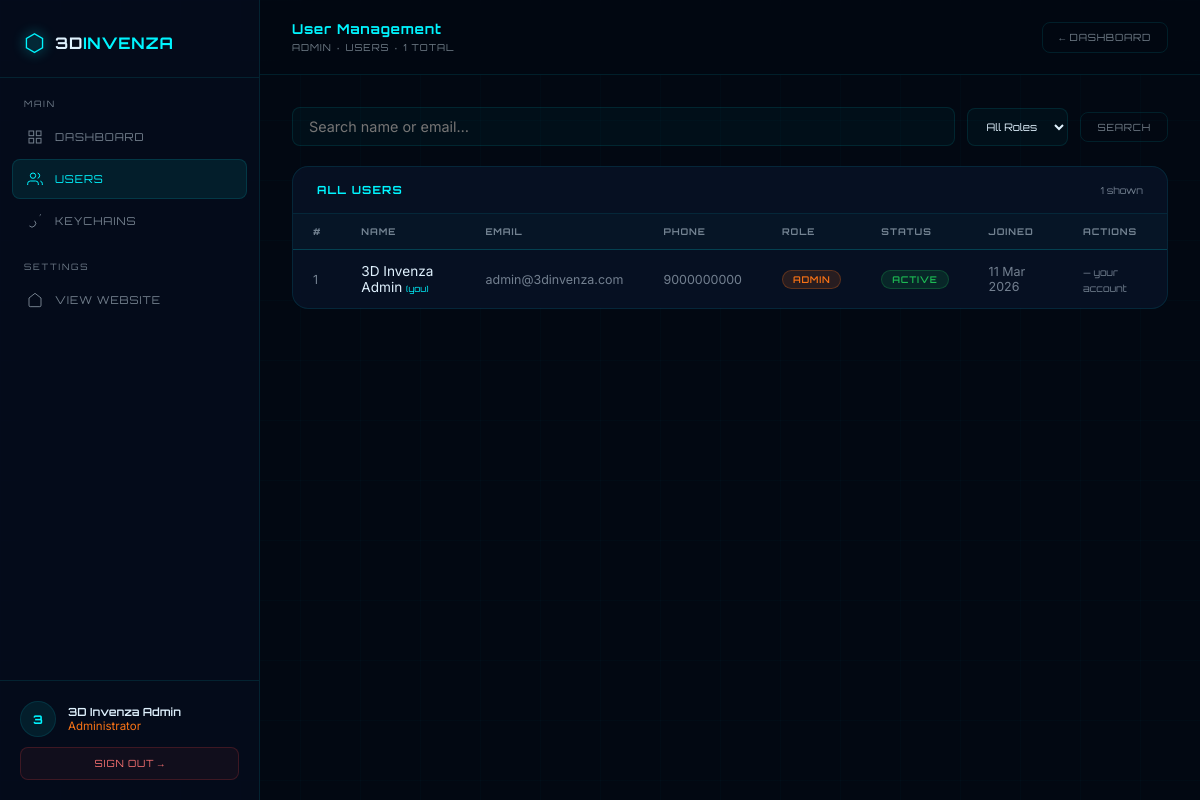
The page /admin/users.php (signed in) on the database its author committed.
### tables this page shows
CREATE TABLE IF NOT EXISTS users (
  id          INT AUTO_INCREMENT PRIMARY KEY,
  name        VARCHAR(120) NOT NULL,
  email       VARCHAR(150) NOT NULL UNIQUE,
  phone       VARCHAR(20)  DEFAULT NULL,
  password    VARCHAR(255) NOT NULL,
  role        ENUM('user','admin') NOT NULL DEFAULT 'user',
  status      ENUM('active','suspended')    NOT NULL DEFAULT 'active',
  last_login  DATETIME     DEFAULT NULL,
  created_at  TIMESTAMP    DEFAULT CURRENT_TIMESTAMP,
  updated_at  TIMESTAMP    DEFAULT CURRENT_TIMESTAMP ON UPDATE CURRENT_TIMESTAMP
);

### admin/config.php (called while the page is built, shortened)
<?php
function current_admin_name() { return htmlspecialchars($_SESSION['user_name'] ?? 'Admin'); }
?>

### admin/users.php (the view, shortened to what this page needs)
<?php
include '../admin/config.php';
include '../auth/config/db.php';
$q    = trim($_GET['q']    ?? '');
$sql  = "SELECT * FROM users WHERE 1=1";
$sql .= " ORDER BY created_at DESC";
$users = $conn->query($sql);
$total = $conn->query("SELECT COUNT(*) AS c FROM users")->fetch_assoc()['c'];
$sc = ['active'=>'#1db954','suspended'=>'#ef4444'];
$rc = ['admin'=>'#f97316','user'=>'#00f5ff'];
?>
<!DOCTYPE html>
<html lang="en">
<head>
</head>
<body>
<aside class="sidebar">
  <div class="sb-logo"><span class="sb-logo-icon">⬡</span><span class="sb-logo-text">3D<span>INVENZA</span></span></div>
  <div class="sb-label">Main</div>
  <nav class="sb-nav">
    <a href="index.php" class="sb-link"><svg viewBox="0 0 24 24" fill="none" stroke-width="1.5"><rect x="3" y="3" width="7" height="7"/><rect x="14" y="3" width="7" height="7"/><rect x="3" y="14" width="7" height="7"/><rect x="14" y="14" width="7" height="7"/></svg>Dashboard</a>
    <a href="users.php" class="sb-link active"><svg viewBox="0 0 24 24" fill="none" stroke-width="1.5"><path d="M17 21v-2a4 4 0 00-4-4H5a4 4 0 00-4 4v2"/><circle cx="9" cy="7" r="4"/><path d="M23 21v-2a4 4 0 00-3-3.87"/><path d="M16 3.13a4 4 0 010 7.75"/></svg>Users</a>
    <a href="../keychain-system/admin.php" class="sb-link"><svg viewBox="0 0 24 24" fill="none" stroke-width="1.5"><path d="M21 2l-2 2m-7.61 7.61a5.5 5.5 0 11-7.778 7.778"/></svg>Keychains</a>
  </nav>
  <div class="sb-label">Settings</div>
  <nav class="sb-nav">
    <a href="../index.html" class="sb-link"><svg viewBox="0 0 24 24" fill="none" stroke-width="1.5"><path d="M3 9l9-7 9 7v11a2 2 0 01-2 2H5a2 2 0 01-2-2z"/></svg>View Website</a>
  </nav>
  <div class="sb-footer">
    <div class="sb-user">
      <div class="sb-avatar"><?= strtoupper(substr($_SESSION['user_name'],0,1)) ?></div>
      <div><div class="sb-uname"><?= current_admin_name() ?></div><div class="sb-urole">Administrator</div></div>
    </div>
    <a href="../auth/logout.php" class="sb-logout">Sign Out →</a>
  </div>
</aside>
<main class="main">
  <div class="topbar">
    <div><div class="topbar-title">User Management</div><div class="topbar-bc">Admin · Users · <?= $total ?> total</div></div>
    <a href="index.php" class="btn-sm">← Dashboard</a>
  </div>
  <div class="content">
    <form method="GET" class="filter-bar">
      <input class="search-input" type="text" name="q" value="<?= htmlspecialchars($q) ?>" placeholder="Search name or email…" />
      <select class="filter-select" name="role_f" onchange="this.form.submit()">
        <option value="">All Roles</option>
      </select>
      <button class="btn-sm" type="submit">Search</button>
    </form>
    <div class="table-card">
      <div class="tc-header">
        <div class="tc-title">All Users</div>
        <span style="font-family:var(--font-d);font-size:0.6rem;color:var(--muted)"><?= $users->num_rows ?? 0 ?> shown</span>
      </div>
      <div class="overflow-x">
        <table>
          <thead><tr><th>#</th><th>Name</th><th>Email</th><th>Phone</th><th>Role</th><th>Status</th><th>Joined</th><th>Actions</th></tr></thead>
          <tbody>
            <?php if ($users && $users->num_rows > 0): ?>
              <?php while($u = $users->fetch_assoc()): $s=$sc[$u['status']]??'#999'; $rr=$rc[$u['role']]??'#999'; $isSelf=((int)$u['id']===(int)$_SESSION['user_id']); ?>
                <tr>
                  <td class="td-muted"><?= $u['id'] ?></td>
                  <td><?= htmlspecialchars($u['name']) ?><?= $isSelf?' <span style="font-family:var(--font-d);font-size:0.55rem;color:var(--cyan)">(you)</span>':'' ?></td>
                  <td class="td-muted"><?= htmlspecialchars($u['email']) ?></td>
                  <td class="td-muted"><?= htmlspecialchars($u['phone']??'—') ?></td>
                  <td><span class="badge" style="background:<?=$rr?>22;color:<?=$rr?>;border:1px solid <?=$rr?>44"><?= strtoupper($u['role']) ?></span></td>
                  <td><span class="badge" style="background:<?=$s?>22;color:<?=$s?>;border:1px solid <?=$s?>44"><?= strtoupper($u['status']) ?></span></td>
                  <td class="td-muted"><?= date('d M Y', strtotime($u['created_at'])) ?></td>
                  <td>
                    <?php if (!$isSelf): ?>
                    <div class="action-group">
                      <a href="users.php?toggle=<?=$u['id']?>" class="act-btn <?=$u['status']==='active'?'act-suspend':'act-activate'?>" onclick="return confirm('Change status of <?= addslashes($u['name']) ?>?')">
                        <?=$u['status']==='active'?'Suspend':'Activate'?>
                      </a>
                      <a href="users.php?role=<?=$u['role']==='admin'?'user':'admin'?>&id=<?=$u['id']?>" class="act-btn <?=$u['role']==='admin'?'act-user':'act-admin'?>" onclick="return confirm('Change role?')">
                        <?=$u['role']==='admin'?'→User':'→Admin'?>
                      </a>
                      <a href="users.php?delete=<?=$u['id']?>" class="act-btn act-del" onclick="return confirm('Delete user <?= addslashes($u['name']) ?>? This cannot be undone.')">Del</a>
                    </div>
                    <?php else: ?>
                    <span class="td-muted" style="font-family:var(--font-d);font-size:0.6rem">— your account</span>
                    <?php endif; ?>
                  </td>
                </tr>
              <?php endwhile; ?>
            <?php else: ?>
              <tr><td colspan="8"><div class="empty-state">No users found.</div></td></tr>
            <?php endif; ?>
          </tbody>
        </table>
      </div>
    </div>
  </div>
</main>
</body>
</html>

### rows shown on the page
users: id "1", name "3D Invenza Admin", shows "(you)", email "admin@3dinvenza.com", phone "9000000000", role "ADMIN", status "ACTIVE", created_at "11 Mar 2026", shows "— your account"

### other values the page prints
substr($_SESSION['user_name'],0,1) "3"
current_admin_name() "3D Invenza Admin"
$total "1"
$users->num_rows "1"
